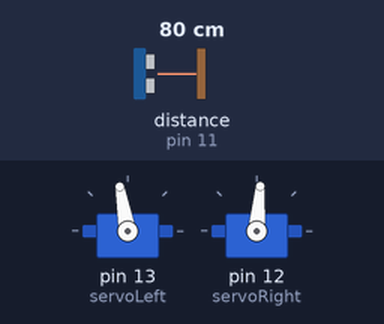
The sketch below on a simulated Arduino Uno, built with avr-gcc and run on an emulated ATmega328P. Parts: 2 × servo. Wiring (inferred from the names in the program): ultrasonic range finder: trigger pin 11; echo pin 11. The test bench sets the inputs (shaded band); at power-on: distance to the obstacle (sensor on pin 11) 80 cm. The echo pulse lasts 58.3 µs per cm.

Above: at 1.2 s.
1.3 s: distance to the obstacle (sensor on pin 11) set to 25 cm
2.8 s: distance to the obstacle (sensor on pin 11) set to 22 cm
Timing chart, 0 to 11.8 s (numbered marks = the images above; inputs shaded):
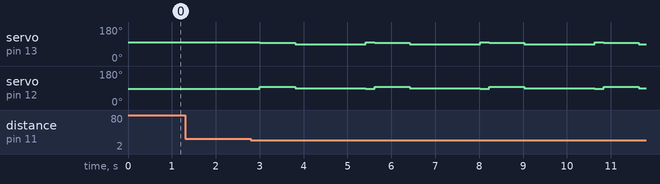

The sketch:

Upg10b.ino
```cpp
#include <Servo.h>

// Define pin for ping-sensor
int pingPin = 11;

Servo servoLeft;
Servo servoRight;

int distanceCheck = 0;

//---------------------------------------------------//
void setup()
{
  Serial.begin(9600);

  // Define pin for left and right servo and attach
  servoLeft.attach(13);
  servoRight.attach(12);
}

void loop()
{
  long duration, cm;

  servoLeft.writeMicroseconds(1575);    // Set Left servo speed
  servoRight.writeMicroseconds(1425);   // Set Right servo speed
  cm = 1000;

  while(distanceCheck < 2)
  {
    pinMode(pingPin, OUTPUT);
    digitalWrite(pingPin, LOW);
    delayMicroseconds(2);
    digitalWrite(pingPin,HIGH);
    delayMicroseconds(5);
    digitalWrite(pingPin, LOW);

    pinMode(pingPin, INPUT);
    duration = pulseIn(pingPin, HIGH);

    cm = duration / 29 /2;

    if(cm < 23)
    {
      distanceCheck = distanceCheck + 1;
    }
      else
      {
        distanceCheck = 0;
      }

    delay(100);
  }

    check();
    distanceCheck = 0;
}

void check(){
  long duration1, duration2;

  servoLeft.writeMicroseconds(1530);
  servoRight.writeMicroseconds(1530);
  delay(800);

    pinMode(pingPin, OUTPUT);
    digitalWrite(pingPin, LOW);
    delayMicroseconds(2);
    digitalWrite(pingPin,HIGH);
    delayMicroseconds(5);
    digitalWrite(pingPin, LOW);
    pinMode(pingPin, INPUT);
    duration1 = pulseIn(pingPin, HIGH);

  servoLeft.writeMicroseconds(1470);
  servoRight.writeMicroseconds(1470);
  delay(1600);

    pinMode(pingPin, OUTPUT);
    digitalWrite(pingPin, LOW);
    delayMicroseconds(2);
    digitalWrite(pingPin,HIGH);
    delayMicroseconds(5);
    digitalWrite(pingPin, LOW);
    pinMode(pingPin, INPUT);
    duration2 = pulseIn(pingPin, HIGH);

  if(duration2 < duration1)
  {
    servoLeft.writeMicroseconds(1530);
    servoRight.writeMicroseconds(1530);
    delay(1600);
   }
}
```

Measured:
- after the input at 1.3 s, every drawn part: stays the same
- after the input at 2.8 s, servo on pin 13 (servoLeft): 100° → 96° after 0.21 s, then repeats every 2.6 s: 90° 1.6 s, 100° 0.20 s, 96° 0.80 s; servo on pin 12 (servoRight): 85° → 96° after 0.21 s, then repeats every 2.6 s: 90° 1.6 s, 85° 0.20 s, 96° 0.80 s
